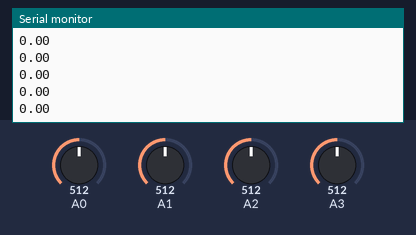
The sketch below on a simulated Arduino Uno, built with avr-gcc and run on an emulated ATmega328P. Parts: the last lines printed to the serial monitor. Inputs (shaded band) come from the test bench; at power-on: A0 = 512, A3 = 512, A1 = 512, A2 = 512.

Above: at 1.2 s.
1.3 s: A0 set to 682
At 2.1 s:
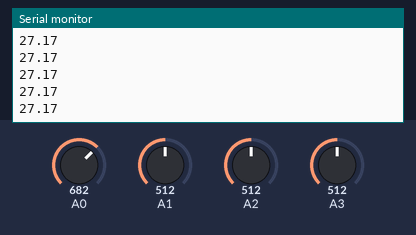
2.8 s: A0 set to 706
At 3.7 s:
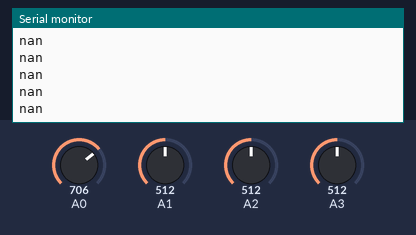
4.7 s: A3 set to 672
7.7 s: A3 set to 695
At 8.7 s:
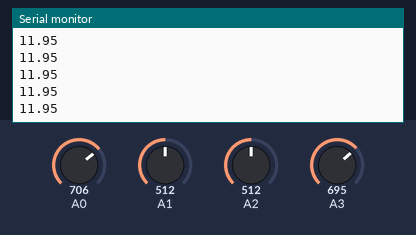
Timing chart, 0 to 10.7 s (numbered marks = the images above; inputs shaded):
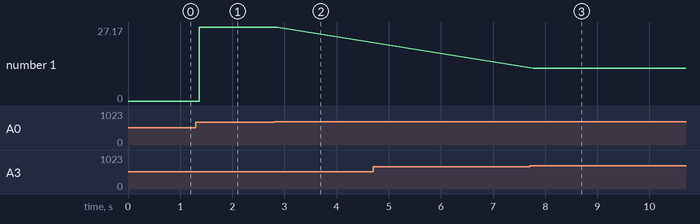

The sketch:

lab8_accelerometer.ino
```cpp
/**
 * Author:  Jonathan Schwartz
 * GWID:    G20740593
 * Class:   MAE 4195 (Mechatronics Design Lab)
 *
 * This program reads in data from an ADXL337 accelerometer
 * and manipulates the data, returning it in a useful form. (converts from
 * 8 bit voltage readings to accerlerations in m/s^2)
 *
 * Analog 0: x reading
 * Analog 1: y reading
 * Analog 2: z reading
 */


int x[] = {0, 0, 0, 0, 0, 0};
int y[] = {0, 0, 0, 0, 0, 0};
int z[] = {0, 0, 0, 0, 0, 0};

void setup() {
  Serial.begin(9600);

  while(!Serial) {
    ;           //wait for connection to begin broadcasting data
  }
}

void loop() {

  int counter = 0;

  if(counter == 0) {
    for(int i=0;i<6; i++){
      x[i] = analogRead(A0);
      y[i] = analogRead(A1);
      z[i] = analogRead(A2);
    }
  }

  int j = counter % 6;

  int means[] = {0, 0, 0};

  for(int i=0;i<6;i++){
    means[0] += x[i];
    means[1] += y[i];
    means[2] += z[i];
  }

  means[0] /= 6;
  means[1] /= 6;
  means[2] /= 6;

  int diffs[] = {0, 0, 0};

  diffs[0] = analogRead(A1) - means[0];
  diffs[1] = analogRead(A2) - means[1];
  diffs[2] = analogRead(A3) - means[2];


  //The accel variable is the acceleration in Newtons, output is initially in volts
  //with 5000 milli-volts split over 1024 bits. 300 mV of output equates to one g of acceleration,
  //Which is the equivalent of 9.81 m/sec^2
  double accel = sqrt(diffs[0]*diffs[0] + diffs[1]*diffs[1] + diffs[2]*diffs[2]) * 5000 / 1023 * 9.81 / 300;
  Serial.println(accel);


  x[j] = analogRead(A1);  // read the input pin
  y[j] = analogRead(A2);
  z[j] = analogRead(A3);

}
```

Measured:
- the behaviour switches between 693 and 694 on A0 (found by bisection; images 1 and 2)
- the behaviour switches between 679 and 680 on A3 (found by bisection; images 2 and 3)
- after the input at 1.3 s, the serial monitor: prints a new line after 0.07 s (image 1)
- after the input at 2.8 s, the serial monitor: prints a new line after 0.07 s (image 2)
- after the input at 7.7 s, the serial monitor: prints a new line after 0.07 s (image 3)
- plotted number 1: 0 → 27.17 after the input at 1.3 s, 27.17 → 11 after the input at 7.7 s
